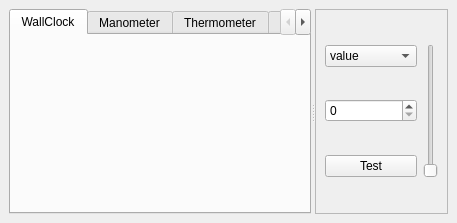
<?xml version="1.0" encoding="UTF-8"?>
<ui version="4.0">
 <class>TestForm</class>
 <widget class="QMainWindow" name="TestForm">
  <property name="geometry">
   <rect>
    <x>0</x>
    <y>0</y>
    <width>457</width>
    <height>223</height>
   </rect>
  </property>
  <property name="windowTitle">
   <string>AnalogWidgets</string>
  </property>
  <widget class="QWidget" name="centralWidget">
   <layout class="QGridLayout" name="gridLayout_4">
    <item row="0" column="0">
     <widget class="QSplitter" name="splitter">
      <property name="orientation">
       <enum>Qt::Horizontal</enum>
      </property>
      <widget class="QTabWidget" name="stackedWidget">
       <property name="sizePolicy">
        <sizepolicy hsizetype="Expanding" vsizetype="Expanding">
         <horstretch>10</horstretch>
         <verstretch>0</verstretch>
        </sizepolicy>
       </property>
       <property name="tabShape">
        <enum>QTabWidget::Rounded</enum>
       </property>
       <property name="currentIndex">
        <number>0</number>
       </property>
       <widget class="QWidget" name="wallclock_tab">
        <attribute name="title">
         <string>WallClock</string>
        </attribute>
       </widget>
       <widget class="QWidget" name="tab_6">
        <attribute name="title">
         <string>Manometer</string>
        </attribute>
       </widget>
       <widget class="QWidget" name="thermometer_tab">
        <attribute name="title">
         <string>Thermometer</string>
        </attribute>
       </widget>
       <widget class="QWidget" name="counter_tab">
        <attribute name="title">
         <string>Counter</string>
        </attribute>
        <layout class="QGridLayout" name="gridLayout">
         <item row="0" column="0" colspan="2">
          <widget class="Counter" name="counter">
           <property name="toolTip">
            <string/>
           </property>
           <property name="whatsThis">
            <string/>
           </property>
          </widget>
         </item>
         <item row="2" column="0">
          <widget class="QSlider" name="horizontalSlider_2">
           <property name="maximum">
            <number>8</number>
           </property>
           <property name="orientation">
            <enum>Qt::Horizontal</enum>
           </property>
          </widget>
         </item>
         <item row="2" column="1">
          <widget class="QSpinBox" name="spinBox_2">
           <property name="maximum">
            <number>8</number>
           </property>
          </widget>
         </item>
         <item row="3" column="0">
          <widget class="QSlider" name="horizontalSlider">
           <property name="maximum">
            <number>9999</number>
           </property>
           <property name="orientation">
            <enum>Qt::Horizontal</enum>
           </property>
          </widget>
         </item>
         <item row="3" column="1">
          <widget class="QSpinBox" name="spinBox_3">
           <property name="maximum">
            <number>9999</number>
           </property>
          </widget>
         </item>
         <item row="1" column="0">
          <widget class="QComboBox" name="comboBox_2">
           <item>
            <property name="text">
             <string>:/default/resources/train_digits.svg</string>
            </property>
           </item>
           <item>
            <property name="text">
             <string>:/test/resources/digits.svg</string>
            </property>
           </item>
          </widget>
         </item>
        </layout>
       </widget>
       <widget class="QWidget" name="potentiometer_tab">
        <attribute name="title">
         <string>Potentiometer</string>
        </attribute>
       </widget>
       <widget class="QWidget" name="tab">
        <attribute name="title">
         <string notr="true">Chart</string>
        </attribute>
        <widget class="QComboBox" name="injCombo">
         <property name="geometry">
          <rect>
           <x>10</x>
           <y>80</y>
           <width>191</width>
           <height>22</height>
          </rect>
         </property>
        </widget>
        <widget class="QSlider" name="sizeSlider">
         <property name="geometry">
          <rect>
           <x>10</x>
           <y>40</y>
           <width>160</width>
           <height>16</height>
          </rect>
         </property>
         <property name="sizePolicy">
          <sizepolicy hsizetype="Expanding" vsizetype="Minimum">
           <horstretch>0</horstretch>
           <verstretch>0</verstretch>
          </sizepolicy>
         </property>
         <property name="maximum">
          <number>2000</number>
         </property>
         <property name="value">
          <number>1000</number>
         </property>
         <property name="orientation">
          <enum>Qt::Horizontal</enum>
         </property>
        </widget>
        <widget class="QScrollBar" name="chartPosition">
         <property name="geometry">
          <rect>
           <x>20</x>
           <y>10</y>
           <width>160</width>
           <height>16</height>
          </rect>
         </property>
         <property name="sizePolicy">
          <sizepolicy hsizetype="Expanding" vsizetype="Minimum">
           <horstretch>0</horstretch>
           <verstretch>0</verstretch>
          </sizepolicy>
         </property>
         <property name="maximum">
          <number>5000</number>
         </property>
         <property name="orientation">
          <enum>Qt::Horizontal</enum>
         </property>
        </widget>
        <widget class="QDoubleSpinBox" name="zoomBox">
         <property name="geometry">
          <rect>
           <x>180</x>
           <y>40</y>
           <width>100</width>
           <height>23</height>
          </rect>
         </property>
         <property name="minimumSize">
          <size>
           <width>100</width>
           <height>0</height>
          </size>
         </property>
         <property name="maximumSize">
          <size>
           <width>100</width>
           <height>16777215</height>
          </size>
         </property>
         <property name="prefix">
          <string>zoom </string>
         </property>
         <property name="minimum">
          <double>0.010000000000000</double>
         </property>
         <property name="singleStep">
          <double>0.010000000000000</double>
         </property>
         <property name="value">
          <double>1.000000000000000</double>
         </property>
        </widget>
       </widget>
      </widget>
      <widget class="QFrame" name="frame">
       <property name="frameShape">
        <enum>QFrame::StyledPanel</enum>
       </property>
       <property name="frameShadow">
        <enum>QFrame::Raised</enum>
       </property>
       <layout class="QGridLayout" name="gridLayout_3">
        <item row="0" column="0">
         <widget class="QComboBox" name="comboBox">
          <item>
           <property name="text">
            <string>value</string>
           </property>
          </item>
          <item>
           <property name="text">
            <string>minimum</string>
           </property>
          </item>
          <item>
           <property name="text">
            <string>maximum</string>
           </property>
          </item>
          <item>
           <property name="text">
            <string>nominal</string>
           </property>
          </item>
          <item>
           <property name="text">
            <string>critical</string>
           </property>
          </item>
          <item>
           <property name="text">
            <string>digitOffset</string>
           </property>
          </item>
          <item>
           <property name="text">
            <string>valueOffset</string>
           </property>
          </item>
         </widget>
        </item>
        <item row="0" column="1" rowspan="3">
         <widget class="QSlider" name="HSlider">
          <property name="sizePolicy">
           <sizepolicy hsizetype="Expanding" vsizetype="Minimum">
            <horstretch>0</horstretch>
            <verstretch>0</verstretch>
           </sizepolicy>
          </property>
          <property name="orientation">
           <enum>Qt::Vertical</enum>
          </property>
         </widget>
        </item>
        <item row="1" column="0">
         <widget class="QSpinBox" name="spinBox">
          <property name="sizePolicy">
           <sizepolicy hsizetype="Minimum" vsizetype="Fixed">
            <horstretch>0</horstretch>
            <verstretch>0</verstretch>
           </sizepolicy>
          </property>
         </widget>
        </item>
        <item row="2" column="0">
         <widget class="QPushButton" name="pushButton">
          <property name="text">
           <string>Test</string>
          </property>
         </widget>
        </item>
       </layout>
      </widget>
     </widget>
    </item>
   </layout>
  </widget>
 </widget>
 <customwidgets>
  <customwidget>
   <class>Counter</class>
   <extends>QWidget</extends>
   <header>analogwidgets/counter.h</header>
  </customwidget>
 </customwidgets>
 <resources/>
 <connections>
  <connection>
   <sender>HSlider</sender>
   <signal>valueChanged(int)</signal>
   <receiver>spinBox</receiver>
   <slot>setValue(int)</slot>
   <hints>
    <hint type="sourcelabel">
     <x>442</x>
     <y>109</y>
    </hint>
    <hint type="destinationlabel">
     <x>413</x>
     <y>121</y>
    </hint>
   </hints>
  </connection>
  <connection>
   <sender>spinBox</sender>
   <signal>valueChanged(int)</signal>
   <receiver>HSlider</receiver>
   <slot>setValue(int)</slot>
   <hints>
    <hint type="sourcelabel">
     <x>413</x>
     <y>121</y>
    </hint>
    <hint type="destinationlabel">
     <x>442</x>
     <y>109</y>
    </hint>
   </hints>
  </connection>
  <connection>
   <sender>horizontalSlider_2</sender>
   <signal>valueChanged(int)</signal>
   <receiver>spinBox_2</receiver>
   <slot>setValue(int)</slot>
   <hints>
    <hint type="sourcelabel">
     <x>120</x>
     <y>179</y>
    </hint>
    <hint type="destinationlabel">
     <x>295</x>
     <y>178</y>
    </hint>
   </hints>
  </connection>
  <connection>
   <sender>horizontalSlider_2</sender>
   <signal>valueChanged(int)</signal>
   <receiver>counter</receiver>
   <slot>setDigits(int)</slot>
   <hints>
    <hint type="sourcelabel">
     <x>120</x>
     <y>179</y>
    </hint>
    <hint type="destinationlabel">
     <x>181</x>
     <y>117</y>
    </hint>
   </hints>
  </connection>
  <connection>
   <sender>spinBox_2</sender>
   <signal>valueChanged(int)</signal>
   <receiver>horizontalSlider_2</receiver>
   <slot>setValue(int)</slot>
   <hints>
    <hint type="sourcelabel">
     <x>295</x>
     <y>178</y>
    </hint>
    <hint type="destinationlabel">
     <x>120</x>
     <y>179</y>
    </hint>
   </hints>
  </connection>
  <connection>
   <sender>horizontalSlider</sender>
   <signal>valueChanged(int)</signal>
   <receiver>counter</receiver>
   <slot>setValue(int)</slot>
   <hints>
    <hint type="sourcelabel">
     <x>120</x>
     <y>208</y>
    </hint>
    <hint type="destinationlabel">
     <x>181</x>
     <y>117</y>
    </hint>
   </hints>
  </connection>
  <connection>
   <sender>horizontalSlider</sender>
   <signal>valueChanged(int)</signal>
   <receiver>spinBox_3</receiver>
   <slot>setValue(int)</slot>
   <hints>
    <hint type="sourcelabel">
     <x>120</x>
     <y>208</y>
    </hint>
    <hint type="destinationlabel">
     <x>295</x>
     <y>207</y>
    </hint>
   </hints>
  </connection>
  <connection>
   <sender>spinBox_3</sender>
   <signal>valueChanged(int)</signal>
   <receiver>horizontalSlider</receiver>
   <slot>setValue(int)</slot>
   <hints>
    <hint type="sourcelabel">
     <x>295</x>
     <y>207</y>
    </hint>
    <hint type="destinationlabel">
     <x>120</x>
     <y>208</y>
    </hint>
   </hints>
  </connection>
  <connection>
   <sender>comboBox_2</sender>
   <signal>currentIndexChanged(QString)</signal>
   <receiver>counter</receiver>
   <slot>setDigitsFile(QString)</slot>
   <hints>
    <hint type="sourcelabel">
     <x>111</x>
     <y>150</y>
    </hint>
    <hint type="destinationlabel">
     <x>128</x>
     <y>117</y>
    </hint>
   </hints>
  </connection>
 </connections>
</ui>
